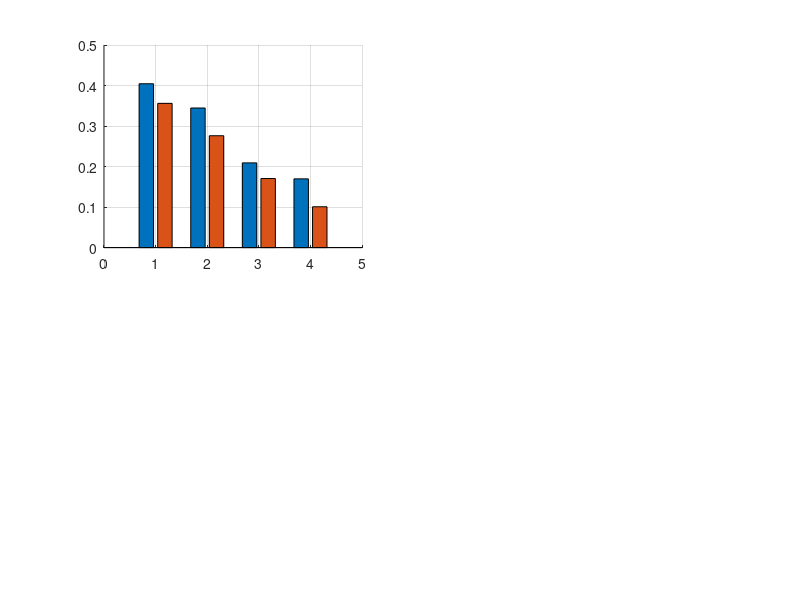

This figure's MATLAB source: (Note: this script raises an error after producing the figure.)
clc
close all
clear

%% initialize array

RMSE_x = [0.4044 0.3560; 0.3445 0.2761; 0.2091, 0.1705; 0.1697 0.1008];
RMSE_pitch = [9.9005 9.2566; 7.9331 7.1083; 4.9303, 5.9009; 5.0958 5.0009];
aver_x = [0.1040 0.0377; 0.1260 0.0292; 0.0654 0.1284; 0.0478 0.1220];
current = [1.2771 1.3137; 1.3148 1.2864; 1.2566 1.2631; 1.2498 1.2833];
RMSE_z = [0.0678 0.0671; 0.0676 0.0483; 0.0329 0.03332; 0.0368 0.0321];

figure(1);

subplot(2,2,1);
hold on;
grid on;

c = bar(RMSE_x);
c(1).FaceColor = 'k';
c(2).FaceColor = [0.3010 0.7450 0.9330];
set(gca, 'XTick', 1:4, 'XTickLabel', {'0.25Hz', '0.33Hz', '0.50Hz', '0.75Hz'});
legend('Original PID', 'Adaptive PID');
set(gca, 'FontSize', 10);
ylabel('RMSE_{x} [m]')

subplot(2,2,2);
hold on;
grid on;

c = bar(RMSE_z);
c(1).FaceColor = 'k';
c(2).FaceColor = [0.3010 0.7450 0.9330];
set(gca, 'XTick', 1:4, 'XTickLabel', {'0.25Hz', '0.33Hz', '0.50Hz', '0.75Hz'});
legend('Original PID', 'Adaptive PID');
set(gca, 'FontSize', 10);
ylabel('RMSE_{z} [m]')

subplot(2,2,3);
hold on;
grid on;

c = bar(RMSE_pitch);
c(1).FaceColor = 'k';
c(2).FaceColor = [0.3010 0.7450 0.9330];
set(gca, 'XTick', 1:4, 'XTickLabel', {'0.25Hz', '0.33Hz', '0.50Hz', '0.75Hz'});
legend('Original PID', 'Adaptive PID');
set(gca, 'FontSize', 10);
ylabel('RMSE_{\theta} [deg]')

subplot(2,2,4);
hold on;
grid on;

c = bar(current);
c(1).FaceColor = 'k';
c(2).FaceColor = [0.3010 0.7450 0.9330];
set(gca, 'XTick', 1:4, 'XTickLabel', {'0.25Hz', '0.33Hz', '0.50Hz', '0.75Hz'});
legend('Original PID', 'Adaptive PID');
set(gca, 'FontSize', 10);
ylabel('Average current [A]')
